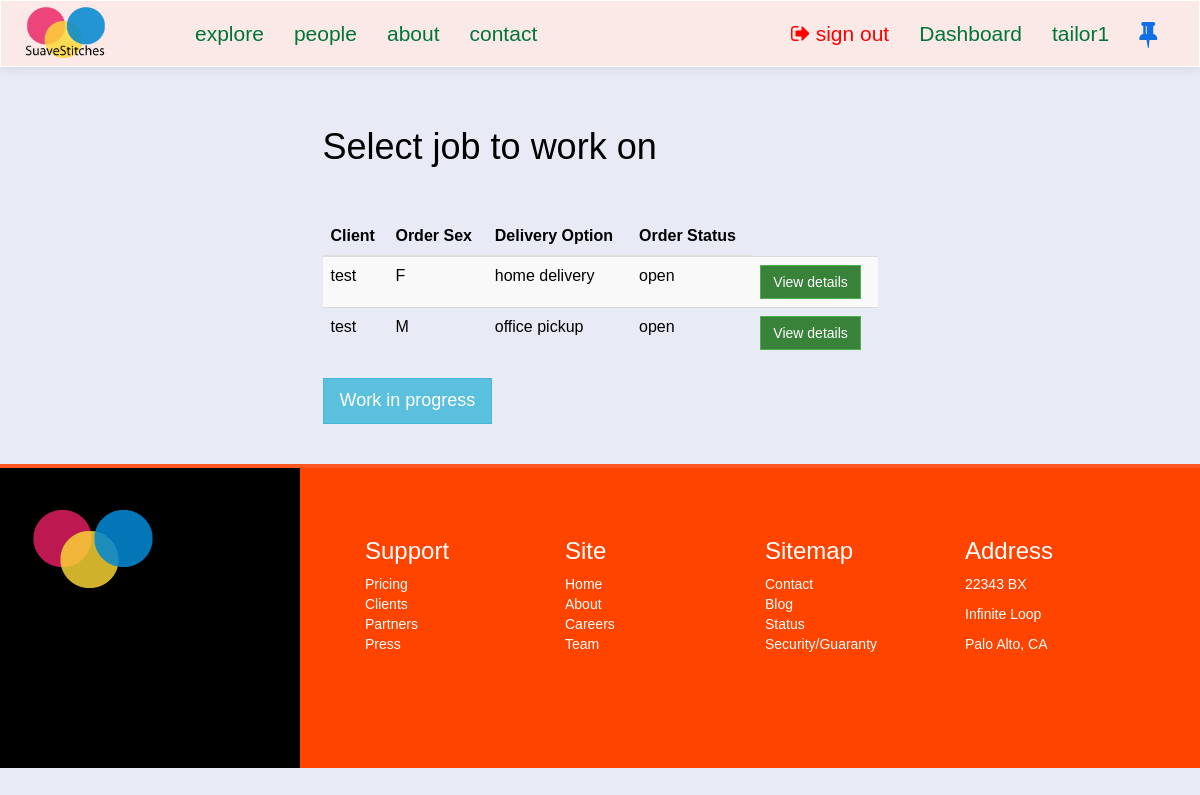
Screenshot of /suave/tailor/dashboard (signed in) with the database file from the repository.
### suave/models.py (models this page shows)
class Order(models.Model):
	client = models.ForeignKey(Client, null=True)
	sizetable = models.ForeignKey(SizeTable, null=True)
	tailor = models.ForeignKey(Tailor, null=True)
	fabric = models.CharField(max_length=50, null=True)
	style = models.CharField(max_length=100, null=True)
	main_order_id = models.CharField(max_length=15, null=True)
	details = models.CharField(max_length=250, null=True) #*
	delivery_option = models.CharField(max_length=100, null=True)
	service_option = models.CharField(max_length=100, null=True)
	sex = models.CharField(max_length=2, default=' ')
	status = models.CharField(max_length=20, default='OPEN') #*
	cost = models.IntegerField(default=0000)
	date = models.DateField(auto_now_add=True)
	soft_delete = models.BooleanField(default=False)

class Client(models.Model):
	FEMALE = 'F'
	MALE = 'M'
	SEX_CHOICE = (
		(FEMALE, 'F'),
		(MALE, 'M'),
	)
	user = models.OneToOneField(User)
	address = models.CharField(max_length=200, null=True)
	preference = models.CharField(max_length=40)
	sex = models.CharField(max_length=2, choices=SEX_CHOICE, default=" ")
	def __str__(self):
		return self.user.username

### suave/views.py (the view)
@login_required
def tailor_dashboard(request):
	if not request.user.tailor.approved:
		return render(request, 'i/tailor/not_approved.html')
	context = {}
	context['title'] = 'Tailor - SuaveStitches Nigeria'
	context['tailorPage'] = True
	context['orders'] = Order.objects.filter(status='OPEN')
	tailor_obj = Tailor.objects.get(user=request.user)
	context['work'] = len(Order.objects.filter(tailor=tailor_obj, status='IN PROGRESS'))
	return render(request, 'i/tailor/dashboard.html', context)

### templates/i/tailor/dashboard.html (shortened to what this page needs)
{% extends "i/layout/base.html" %}
{% block main_section %}
<div class="col-lg-6 col-lg-offset-3"><br><br>
	<h1>Select job to work on</h1>
	<br><br>
	{% if orders %}
	<table class="table table-striped table-hover">
		<thead>
			<tr>
				<th>Client</th>
				<th>Order Sex</th>
				<th>Delivery Option</th>
				<th>Order Status</th>
			</tr>
		</thead>
		<tbody>
			{% for order in orders %}
			<tr>
				<td>{{ order.client }}</td>
				<td>{{ order.sex }}</td>
				<td>{{ order.delivery_option|lower }}</td>
				<td>{{ order.status|lower }}</td>
				<td><a href="{% url 'suave:tailor_order_details' order.main_order_id %}" class="btn btn-success">View details</a></td>
			</tr>
			{% endfor %}
		</tbody>
	</table>
	{% endif %}
	<div class="dashboard-button-panel">
		<a href="{% url 'suave:tailor_work_in_progress' %}" class="btn btn-success btn-info btn-lg">
			Work in progress
		</a>
	</div>
	<br><br>
</div>
{% endblock %}

### templates/i/layout/base.html (shortened to what this page needs)
<html>
	<head>
		{% load staticfiles %}
		<link rel="stylesheet" type="text/css" href="{% static 'css/style.css' %}">
		<link rel="stylesheet" type="text/css" href="{% static 'fonts/font-awesome/css/font-awesome.min.css' %}">
	</head>
	{% if tailorPage %}
	<body class="tailorPage-color">
	{% else %}
	<body>
	{% endif %}
	{% if tailorPage %}
		<nav class="navbar navbar-default" role="navigation" style="background:#FBE9E7">
	{% else %}
		<nav class="navbar navbar-default" role="navigation">
	{% endif %}
			<div class="container">
				<div class="row">
					<div class="navbar-header">
						<div id="header">
							<a class="navbar-brand" href="/suave">
								<img src="{% static 'img/my_logo_1.png' %}">
							</a>
						</div>
					</div>
					<div class="collapse navbar-collapse navbar-ex1-collapse">
						<ul class="nav navbar-nav navbar-left">
							<li class=""><a href style="background:#">explore</a></li>
							<li class=""><a href="{% url 'suave:tailor_home' %}">people</a></li>
							<li class=""><a >about</a></li>
							<li class=""><a >contact</a></li>
						</ul>
						<ul class="nav navbar-nav navbar-right">
							{% if user.is_authenticated %}
							<li><a href="{% url 'suave:signout' %}" style="color:#f00"><span class="fa fa-sign-out">&nbsp;</span>sign out</a></li>
								{% if user.tailor.rate %}
									<li><a href="{% url 'suave:tailor_dashboard' %}" class="">Dashboard</a></li>
								{% else %}
									<li><a href="{% url 'suave:client_dashboard' %}" class="">Dashboard</a></li>
								{% endif %}
							<li><a class="">{{user}}</a></li>
							{% else %}
							<li><a role="button" class="" data-toggle="modal" data-target=".bs-example-modal-sm">sign in</a></li>
							{% endif %}
							{% if tailorPage %}
								<li><a style="background:#;color:#126ee3"><span class="fa fa-thumb-tack fa-lg">&nbsp;</span>&nbsp;</a></li>
							{% endif %}
						</ul>
					</div>
				</div>
			</div>
		</nav>
		<div class="container">
			<div class="row">
					{% block main_section %}
					{% endblock %}
			</div>
		</div>
		<div class="footer">
			<div class="col-lg-3 footer-left">
			<br><br>
				<img src="{% static 'img/my_logo.png' %}">
			</div>
			<div class="col-lg-9 footer-right">
				<ul class="col-sm-3">
					<li><h3>Support</h3></li>
					<li>Pricing</li>
					<li>Clients</li>
					<li>Partners</li>
					<li>Press</li>
				</ul>
				<ul class="col-sm-3">
					<li><h3>Site</h3></li>
					<li>Home</li>
					<li>About</li>
					<li>Careers</li>
					<li>Team</li>
				</ul>
				<ul class="col-sm-3">
					<li><h3>Sitemap</h3></li>
					<li>Contact</li>
					<li>Blog</li>
					<li>Status</li>
					<li>Security/Guaranty</li>
				</ul>
				<div class="col-sm-3">
					<h3>Address</h3>
					<p>22343 BX</p>
					<p>Infinite Loop</p>
					<p>Palo Alto, CA</p>
				</div>
			</div>
		</div>
	</body>
</html>

### static/css/style.css (style rules this page uses)
a { text-decoration: none; }
#header img { width: 65%; }
.navbar { background-repeat: no-repeat; border-bottom: 1px solid #178ACC; box-shadow: 0px 1px 10px rgba(0, 0, 0, 0.1); border-radius: 0px; margin-bottom: 0px; }
.navbar-default { background: #fff; border-color: #fff; }
.navbar-default .navbar-brand, .navbar-default .navbar-brand:hover, .navbar-default .navbar-brand:focus, .navbar-default .navbar-nav > li > a { color: #007538; font-size: 1.5em; }
.navbar-default .navbar-nav > li > a { line-height: 35px; }
.footer { min-height: 300px; background: #f2f2f2; border-top: 4px #FF5722 solid; }
.footer-left { min-height: 300px; background: #1565C0; background: #000; }
.footer-right { padding: 50px; background: #FF5722; background: #f40; color: #fff; min-height: 300px; }
.footer-right li { list-style: none; }
.tailorPage-color { background: #ECEFF1; background: #E8EAF6; }
img { max-width: 100%; }
#header { margin: -10px auto auto auto; }
*:not(span) { -webkit-border-radius: 0 !important; -moz-border-radius: 0 !important; -ms-border-radius: 0 !important; border-radius: 0 !important; }
li { list-style: none; }
body { color: #000; font-family: weblysleek, arial; }

### rows the page displays
Order: client "test", sex "F", delivery_option "home delivery", status "open"
Order: client "test", sex "M", delivery_option "office pickup", status "open"

### other values shown
{{ user }} "tailor1"
